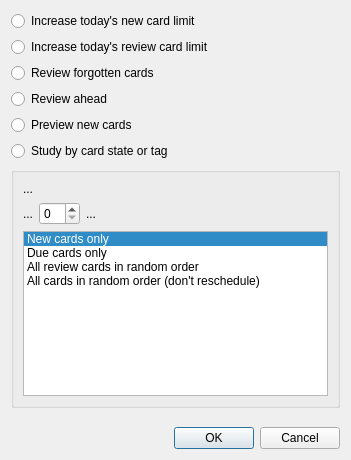
<?xml version="1.0" encoding="UTF-8"?>
<ui version="4.0">
 <class>Dialog</class>
 <widget class="QDialog" name="Dialog">
  <property name="geometry">
   <rect>
    <x>0</x>
    <y>0</y>
    <width>351</width>
    <height>460</height>
   </rect>
  </property>
  <property name="windowTitle">
   <string>Custom Study</string>
  </property>
  <layout class="QVBoxLayout" name="verticalLayout">
   <item>
    <layout class="QGridLayout" name="gridLayout">
     <item row="3" column="0">
      <widget class="QRadioButton" name="radioAhead">
       <property name="text">
        <string>Review ahead</string>
       </property>
      </widget>
     </item>
     <item row="2" column="0">
      <widget class="QRadioButton" name="radioForgot">
       <property name="text">
        <string>Review forgotten cards</string>
       </property>
      </widget>
     </item>
     <item row="0" column="0">
      <widget class="QRadioButton" name="radioNew">
       <property name="text">
        <string>Increase today's new card limit</string>
       </property>
      </widget>
     </item>
     <item row="1" column="0">
      <widget class="QRadioButton" name="radioRev">
       <property name="text">
        <string>Increase today's review card limit</string>
       </property>
      </widget>
     </item>
     <item row="5" column="0">
      <widget class="QRadioButton" name="radioCram">
       <property name="text">
        <string>Study by card state or tag</string>
       </property>
      </widget>
     </item>
     <item row="4" column="0">
      <widget class="QRadioButton" name="radioPreview">
       <property name="text">
        <string>Preview new cards</string>
       </property>
      </widget>
     </item>
    </layout>
   </item>
   <item>
    <widget class="QGroupBox" name="groupBox">
     <property name="title">
      <string/>
     </property>
     <layout class="QVBoxLayout" name="verticalLayout_2">
      <item>
       <widget class="QLabel" name="title">
        <property name="text">
         <string>...</string>
        </property>
       </widget>
      </item>
      <item>
       <layout class="QHBoxLayout" name="horizontalLayout">
        <item>
         <widget class="QLabel" name="preSpin">
          <property name="text">
           <string>...</string>
          </property>
         </widget>
        </item>
        <item>
         <widget class="QSpinBox" name="spin"/>
        </item>
        <item>
         <widget class="QLabel" name="postSpin">
          <property name="text">
           <string>...</string>
          </property>
         </widget>
        </item>
        <item>
         <spacer name="horizontalSpacer_2">
          <property name="orientation">
           <enum>Qt::Horizontal</enum>
          </property>
          <property name="sizeHint" stdset="0">
           <size>
            <width>40</width>
            <height>20</height>
           </size>
          </property>
         </spacer>
        </item>
       </layout>
      </item>
      <item>
       <widget class="QListWidget" name="cardType">
        <property name="currentRow">
         <number>0</number>
        </property>
        <item>
         <property name="text">
          <string>New cards only</string>
         </property>
        </item>
        <item>
         <property name="text">
          <string>Due cards only</string>
         </property>
        </item>
        <item>
         <property name="text">
          <string>All review cards in random order</string>
         </property>
        </item>
        <item>
         <property name="text">
          <string>All cards in random order (don't reschedule)</string>
         </property>
        </item>
       </widget>
      </item>
     </layout>
    </widget>
   </item>
   <item>
    <spacer name="verticalSpacer_2">
     <property name="orientation">
      <enum>Qt::Vertical</enum>
     </property>
     <property name="sizeHint" stdset="0">
      <size>
       <width>20</width>
       <height>40</height>
      </size>
     </property>
    </spacer>
   </item>
   <item>
    <widget class="QDialogButtonBox" name="buttonBox">
     <property name="orientation">
      <enum>Qt::Horizontal</enum>
     </property>
     <property name="standardButtons">
      <set>QDialogButtonBox::Cancel|QDialogButtonBox::Ok</set>
     </property>
    </widget>
   </item>
  </layout>
 </widget>
 <tabstops>
  <tabstop>radioNew</tabstop>
  <tabstop>radioRev</tabstop>
  <tabstop>radioForgot</tabstop>
  <tabstop>radioAhead</tabstop>
  <tabstop>radioPreview</tabstop>
  <tabstop>radioCram</tabstop>
  <tabstop>spin</tabstop>
  <tabstop>cardType</tabstop>
 </tabstops>
 <resources/>
 <connections>
  <connection>
   <sender>buttonBox</sender>
   <signal>accepted()</signal>
   <receiver>Dialog</receiver>
   <slot>accept()</slot>
   <hints>
    <hint type="sourcelabel">
     <x>257</x>
     <y>427</y>
    </hint>
    <hint type="destinationlabel">
     <x>157</x>
     <y>274</y>
    </hint>
   </hints>
  </connection>
  <connection>
   <sender>buttonBox</sender>
   <signal>rejected()</signal>
   <receiver>Dialog</receiver>
   <slot>reject()</slot>
   <hints>
    <hint type="sourcelabel">
     <x>321</x>
     <y>427</y>
    </hint>
    <hint type="destinationlabel">
     <x>286</x>
     <y>274</y>
    </hint>
   </hints>
  </connection>
 </connections>
</ui>
